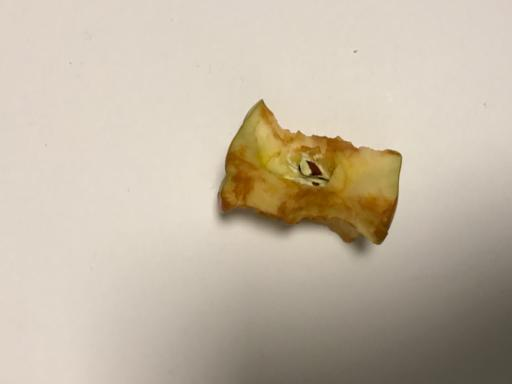
#> input picture dataset-resized/dataset-resized/trash/trash101.jpg, 512 x 384 px
$ python camera1.py
#> lines starting #> are read from the running program, lines starting #| are printed output that depends on the picture; pictures that were not available may be replaced by others from this repository, and a replacement may not be noted
# [102 lines of commented-out code are left out]


import cv2
import os

# Initialize the ORB detector with more features
orb = cv2.ORB_create(nfeatures=1000)

# Function to load dataset images and extract ORB descriptors
def load_dataset(dataset_path):
#> called with dataset_path = 'dataset-resized/dataset-resized/trash'
    dataset = []
    for filename in os.listdir(dataset_path):
        if filename.endswith(".jpg") or filename.endswith(".png"):
            img = cv2.imread(os.path.join(dataset_path, filename), 0)
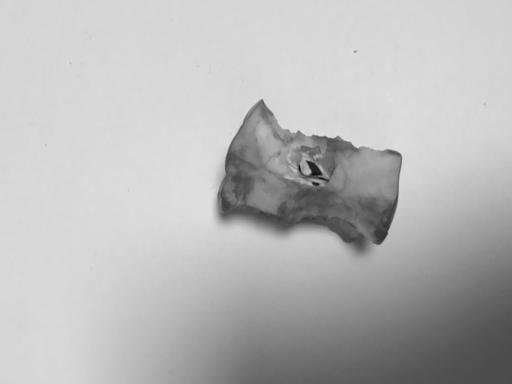
#> img: shape (384, 512); min 7, max 230, mean 184.5
            if img is not None:  # Ensure the image was loaded
                keypoints, descriptors = orb.detectAndCompute(img, None)
#> keypoints = 396 keypoints; strongest (x, y, size): (313, 173, 53.6), (310, 171, 31), (312, 174, 44.6), (308, 171, 53.6)
                if descriptors is not None and len(descriptors) > 0:  # Add check for empty descriptors
                    print(f"Descriptors found in the dataset image '{filename}': {descriptors.shape[0]}")  # Debugging
#| Descriptors found in the dataset image 'trash101.jpg': 396
                    dataset.append((filename, descriptors))
                else:
                    print(f"Warning: No descriptors found for image {filename}")
            else:
                print(f"Error: Could not load image {filename}")
#> pass 2 of the loop in load_dataset, `for filename in os.listdir(dataset_path):`:
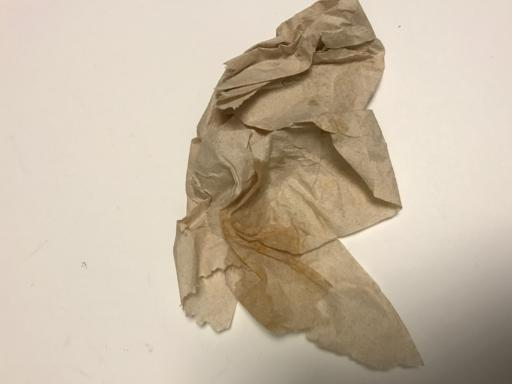
#> input picture dataset-resized/dataset-resized/trash/trash103.jpg, 512 x 384 px
#> in load_dataset, `img = cv2.imread(os.path.join(dataset_path, filename), 0)`:
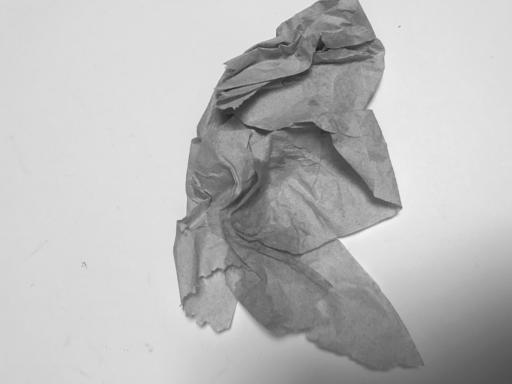
#> img: shape (384, 512); min 24, max 248, mean 185.4
#> keypoints = 819 keypoints; strongest (x, y, size): (396, 206, 53.6), (196, 135, 31), (177, 221, 31), (401, 207, 31)
#| Descriptors found in the dataset image 'trash103.jpg': 819
#> pass 3 of the loop in load_dataset, `for filename in os.listdir(dataset_path):`:
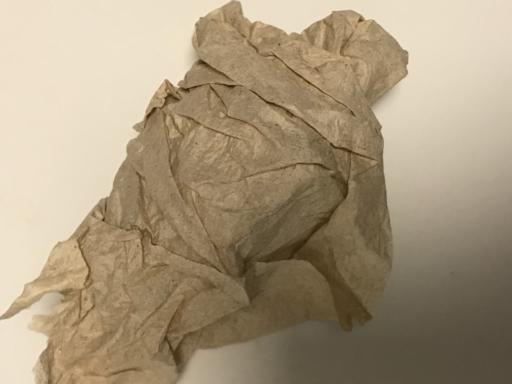
#> input picture dataset-resized/dataset-resized/trash/trash106.jpg, 512 x 384 px
#> in load_dataset, `img = cv2.imread(os.path.join(dataset_path, filename), 0)`:
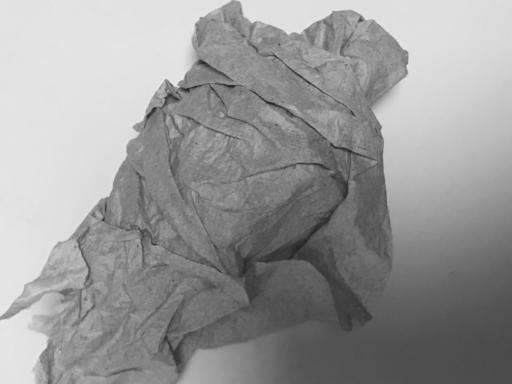
#> img: shape (384, 512); min 30, max 241, mean 152.3
#> keypoints = 853 keypoints; strongest (x, y, size): (176, 85, 44.6), (175, 85, 53.6), (177, 86, 31), (174, 83, 64.3)
#| Descriptors found in the dataset image 'trash106.jpg': 853
    return dataset

# Function to match descriptors using BFMatcher
def match_features(descriptors1, descriptors2):
    if descriptors1 is None or descriptors2 is None:
        return []  # Return empty list if any descriptors are None

    bf = cv2.BFMatcher(cv2.NORM_HAMMING, crossCheck=False)

    # Apply knnMatch, ensuring that descriptors have enough points
    if len(descriptors1) >= 2 and len(descriptors2) >= 2:  # Check that there are at least 2 descriptors
        matches = bf.knnMatch(descriptors1, descriptors2, k=2)
        good_matches = []
        for match in matches:
            if len(match) == 2:  # Ensure there are two matches
                m, n = match
                if m.distance < 0.75 * n.distance:  # Apply ratio test
                    good_matches.append(m)
        return good_matches
    else:
        print("Not enough descriptors to match.")
        return []

# Load the dataset (make sure to unzip the dataset first if needed)
dataset_path = 'dataset-resized/dataset-resized/trash'  # Update with your dataset folder path
dataset = load_dataset(dataset_path)
#> dataset = 3 items

if len(dataset) == 0:
    print("Error: No valid descriptors found in the dataset.")
    exit()

# Set a higher similarity threshold for the minimum number of good matches
min_good_matches = 30  # Increase the number of good matches required

# Open the camera feed
cap = cv2.VideoCapture("http://192.168.1.2:8080/video")

if not cap.isOpened():
    print("Error: Could not open the camera.")
    exit()

while True:
    ret, frame = cap.read()
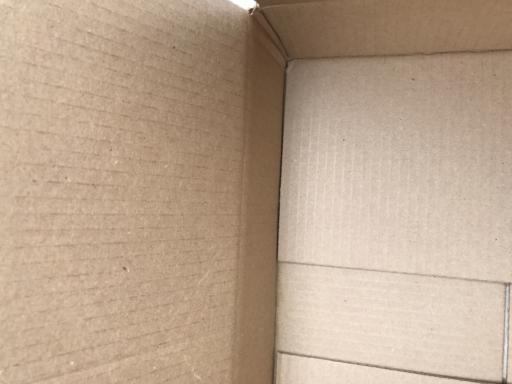
#> input picture dataset-resized/dataset-resized/cardboard/cardboard103.jpg, 512 x 384 px, given in place of video, which was not available
#> frame is the input picture: shape (384, 512, 3); mean B, G, R 141.5, 163.3, 186.5

    if not ret:
        print("Failed to capture image")
        break

    # Convert to grayscale
    gray_frame = cv2.cvtColor(frame, cv2.COLOR_BGR2GRAY)
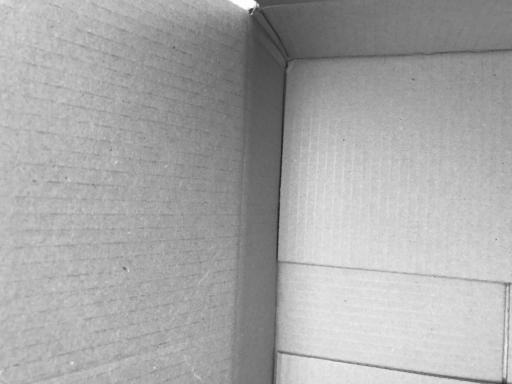
#> gray_frame: shape (384, 512); min 28, max 255, mean 167.7

    # Apply Gaussian blur to reduce noise (optional)
    gray_frame = cv2.GaussianBlur(gray_frame, (5, 5), 0)

    # Detect keypoints and compute descriptors for the current frame
    keypoints_frame, descriptors_frame = orb.detectAndCompute(gray_frame, None)
#> keypoints_frame = 4 keypoints; (x, y, size): (124, 268, 31), (280, 256, 53.6), (125, 269, 37.2), (124, 268, 44.6)

    if descriptors_frame is None or len(descriptors_frame) == 0:
        print("No descriptors found in the camera frame.")
        continue
    else:
        print(f"Descriptors found in the camera frame: {descriptors_frame.shape[0]}")  # Debugging
#| Descriptors found in the camera frame: 4

    # Initialize variables for the best match
    best_match = None
    best_num_matches = 0

    # Compare the frame descriptors with each image in the dataset
    for image_name, descriptors_dataset in dataset:
        good_matches = match_features(descriptors_frame, descriptors_dataset)

        # Only consider matches if they exceed the minimum threshold
        if len(good_matches) > best_num_matches:
            best_num_matches = len(good_matches)
            best_match = image_name
#> this loop made 3 passes
#> image_name on passes 1 to 3: 'trash101.jpg', 'trash103.jpg', 'trash106.jpg'
#> after the loop, best_num_matches = 0

    # Display the result only if a valid match is found
    if best_match is not None and best_num_matches >= min_good_matches:
        # Display best match and number of good matches as similarity score
        cv2.putText(frame, f"Detected: {best_match}", (50, 50), cv2.FONT_HERSHEY_SIMPLEX, 1, (0, 255, 0), 2, cv2.LINE_AA)
        cv2.putText(frame, f"Similarity Score: {best_num_matches}", (50, 100), cv2.FONT_HERSHEY_SIMPLEX, 1, (0, 255, 0), 2, cv2.LINE_AA)
        print(f"Object detected: {best_match}, Good matches: {best_num_matches}")
    else:
        print("No valid match found.")

    # Show the camera frame with results
    cv2.imshow('Waste Material Detection', frame)

    # Break loop on 'q' key press
    if cv2.waitKey(1) & 0xFF == ord('q'):
#> (key q is pressed here)
        break

# Release the camera and close the window
cap.release()
cv2.destroyAllWindows()
